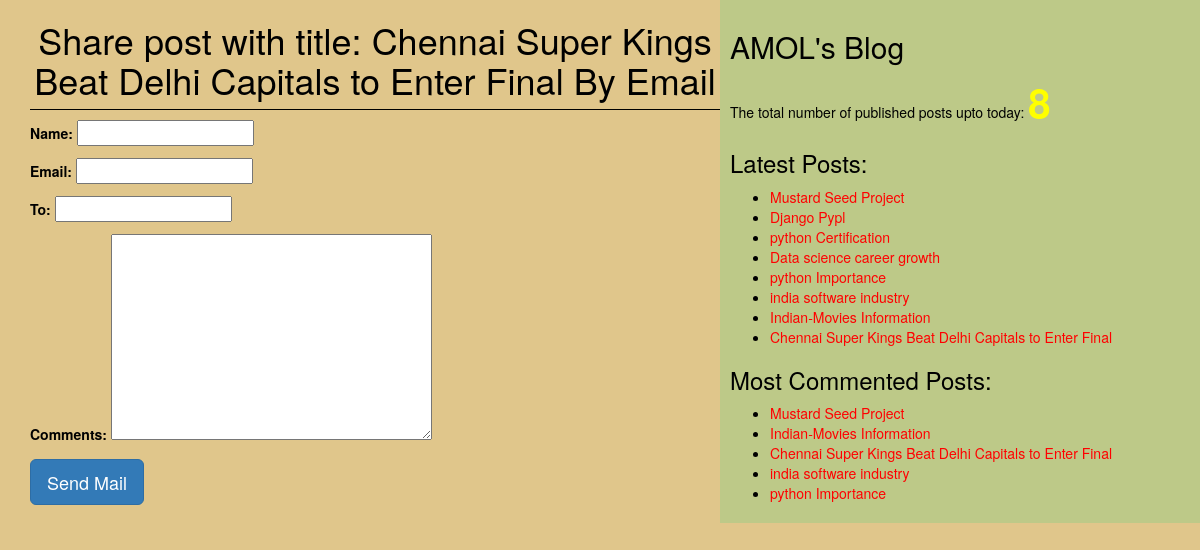
/1/share/, run on the app's committed database.
### blogApp/models.py (models this page shows, shortened)
class Post(models.Model):
    STATUS_CHOICES=(('draft','Draft'),('published','Published'))
    title=models.CharField(max_length=256)
    slug=models.SlugField(max_length=264, unique_for_date='publish')
    author=models.ForeignKey(User,related_name='blog_posts', on_delete=models.CASCADE) # author is a foreignkey pointing the data from user table on_delete=models.CASCADE that argument must be required otherwise we will get one argument missing error.
    body=models.TextField()
    publish=models.DateTimeField(default=timezone.now) # for taken current time zone
    created=models.DateTimeField(auto_now_add=True) # whenever we have updated last post on blog Application
    updated=models.DateTimeField(auto_now=True)
    status=models.CharField(max_length=10, choices=STATUS_CHOICES, default='draft')
    objects=CustomManager()
    tags=TaggableManager()
    class Meta:
        ordering=('-publish',) #make sure single value tuple ends with comma
    def get_absolute_url(self):
        return reverse('post_detail',args=[self.publish.year, self.publish.strftime('%m'), self.publish.strftime('%d'), self.slug])

### blogApp/views.py (the view)
# urls.py: url(r'^(?P<id>\d+)/share/$',views.mail_send_view),
def mail_send_view(request,id):
    post=get_object_or_404(Post, id=id, status='published')
    sent=False # when we have to post request
    if request.method=='POST':
        form=EmailSendForm(request.POST)
        if form.is_valid():
            cd=form.cleaned_data
            post_url=request.build_absolute_uri(post.get_absolute_url())
            subject='{}({}) recommends you to read"{}"'.format(cd['name'],cd['email'], post.title)
            message='Read Post At:\n {}\n\n\'s Comments:\n{}'.format(post_url,cd['name'],cd['comments'])
            send_mail(subject,message,'amol.practice.test@gmail.com',[cd['to']])
            sent=True # when we have to get request to the data
    else:
        form=EmailSendForm()
    return render(request,'blogApp/sharebymail.html',{'form':form,'post':post, 'sent':sent})

### blogApp/forms.py
class EmailSendForm(forms.Form):
    name=forms.CharField()
    email=forms.EmailField()
    to=forms.EmailField()
    comments=forms.CharField(required=False, widget=forms.Textarea)

### blogApp/models.py (called while the page is built)
    def get_queryset(self):
        return super().get_queryset().filter(status='published')

### blogApp/templatetags/blog_tags.py (called while the page is built)
@register.simple_tag(name='my_tag')
def total_posts(): # instate of total_post we can any other name
    return Post.objects.count()

@register.inclusion_tag('blogApp/latest_posts123.html')
def show_latest_posts(count):
    latest_posts=Post.objects.order_by('-publish')[:count]
    return {'latest_posts':latest_posts}

@register.simple_tag
def get_most_commented_posts(count=5):
    return Post.objects.annotate(total_comments=Count('comments')).order_by('-total_comments')[:count]

### templates/blogApp/sharebymail.html (shortened to what this page needs)
{%extends 'blogApp/base.html'%}
    {%block content%}
    {%if sent%}
        <h1>Email Successfully sent !!!</h1>
        <h2>Post with title: {{post.title}} Information Shared By Email !!!</h2>
        {%else%}
            <h1>Share post with title: {{post.title}} By Email</h1>
                <form method="POST">
                    {{form.as_p}}
                    <input type="submit" class="btn btn-primary btn-lg" value="Send Mail">
                </form>
    {%endif%}
{%endblock%}

### templates/blogApp/base.html (shortened to what this page needs)
<!DOCTYPE html>
{%load blog_tags %}
{%load static%}
<html lang="en">
<head>
    <link rel="stylesheet" href="https://maxcdn.bootstrapcdn.com/bootstrap/3.3.7/css/bootstrap.min.css">
    <link rel="stylesheet" href="{% static 'css/blog.css'%}">
</head>
<body>
    <div class="content">
       {%block content%}{%endblock%}
    </div>
    <div class="sidebar">
        <h2>AMOL's Blog</h2>
        <p>The total number of published posts upto today: <span id='pcount'> {%my_tag%} </span></p>
        <h3>Latest Posts:</h3>{%show_latest_posts 100%}
        <h3>Most Commented Posts:</h3>
        {%get_most_commented_posts as most_commented_posts %}
        <ul>
            {%for post in most_commented_posts %}
            <li><a href="{{post.get_absolute_url}}">{{post.title}}</a></li>
            {%endfor%}
        </ul>
    </div>
</body>
</html>

### templates/blogApp/latest_posts123.html
<ul>
    {%for post in latest_posts%}
    <li><a href="{{post.get_absolute_url}}"> {{post.title}}</a></li>
    {%endfor%}
</ul>

### static/css/blog.css (style rules this page uses)
.content { width:60%; float: left; padding: 0 0 0 30px; background-color: #e0c68b; height: 100%; }
.sidebar { width: 40%; float: right; padding: 10px; background-color: #bdc988; height: 100%; }
h1 { text-align: center; border-bottom: 1px solid black; padding-bottom: 10px; }
body { color: black; background-color:#e0c68b ; }
a { color:red; }
#pcount { font-size: 40px; color: yellow; font-weight: bold; }

### data on the page
Post: title "Chennai Super Kings Beat Delhi Capitals to Enter Final"
Post: title "Mustard Seed Project"
Post: title "Django Pypl"
Post: title "python Certification"
Post: title "Data science career growth"
Post: title "python Importance"
Post: title "india software industry"
Post: title "Indian-Movies Information"
